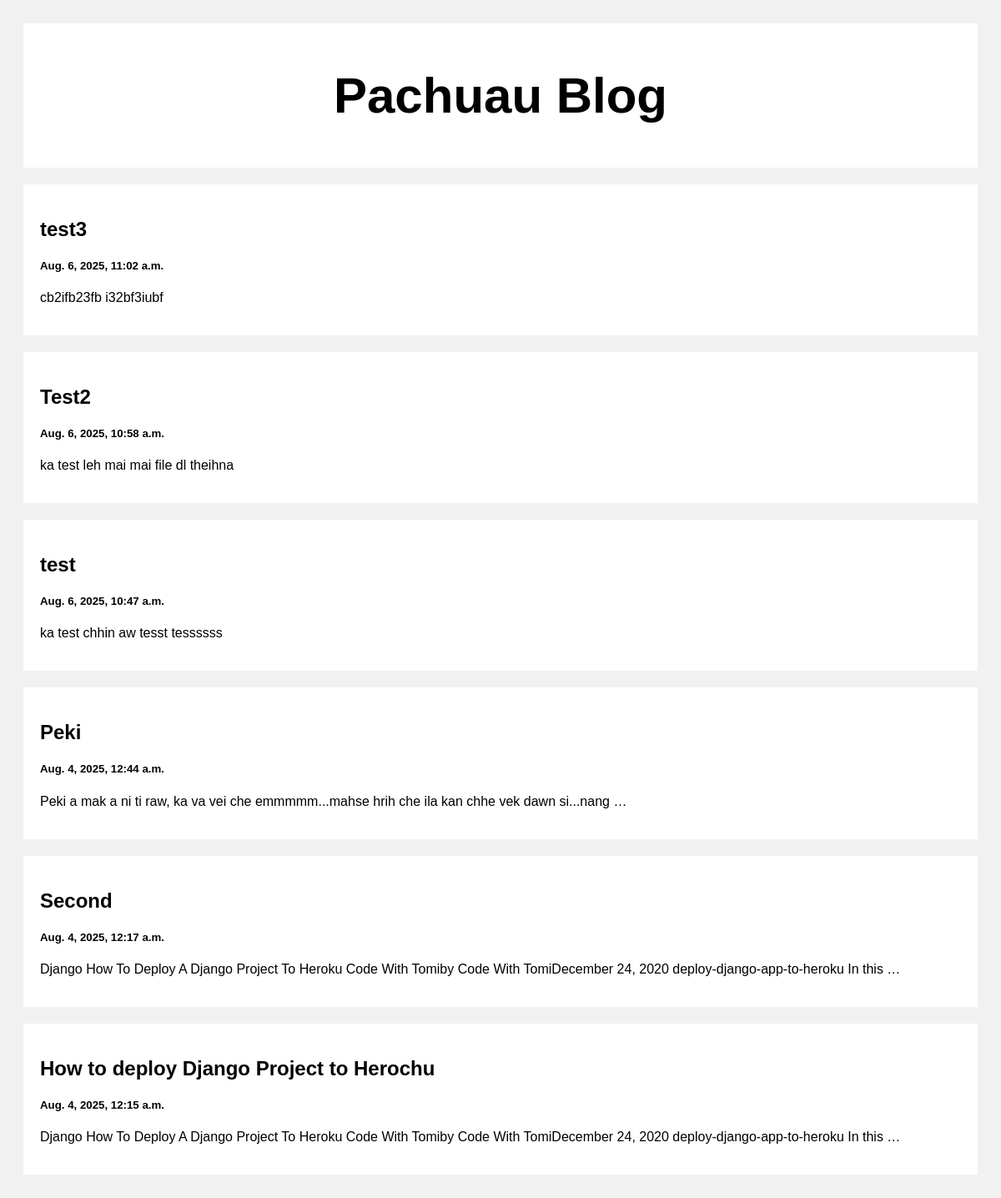
The page / on the database its author committed.
### blog/post/models.py (models this page shows)
class Post(models.Model):
    title = models.CharField(max_length=100)
    body = models.CharField(100000000)
    image = models.ImageField(upload_to='image/',null=True,blank=True)
    created_at = models.DateTimeField(default=datetime.now, blank=True)
    file = models.FileField(upload_to='file/',null=True,blank=True)

### blog/post/views.py (the view)
# urls.py: path('',views.index,name='index'),
def index(request):
    posts = Post.objects.all()
    return render(request,'index.html',{'posts':posts})

### blog/templates/index.html (shortened to what this page needs)
<!DOCTYPE html>
<html>
<head>
</head>
<body>
<div class="header">
  <h2>Pachuau Blog</h2>
</div>
<div class="row">
  <div class="leftcolumn">
    {% for post in posts reversed %}
    <div class="card">
        <a style="text-decoration: none; color:black;" href="/post/{{post.id}}">
        <h2>{{post.title}}</h2>
        <h5>{{post.created_at}}</h5>
        <p>{{post.body |truncatewords:20}}</p>
      </a>
  </div>
    {% endfor %}
  </div>
</div>
</body>
</html>

### blog/templates/index.html (style rules this page uses)
* { box-sizing: border-box; }
body { font-family: Arial; padding: 20px; background: #f1f1f1; }
.header { padding: 2px; font-size: 40px; text-align: center; background: white; }
.leftcolumn { float: left; width: 100%; }
.card { background-color: white; padding: 20px; margin-top: 20px; }
.row:after { content: ""; display: table; clear: both; }

### rows shown on the page
Post: title "test3", created_at "Aug. 6, 2025, 11:02 a.m.", body "cb2ifb23fb i32bf3iubf"
Post: title "Test2", created_at "Aug. 6, 2025, 10:58 a.m.", body "ka test leh mai mai file dl theihna"
Post: title "test", created_at "Aug. 6, 2025, 10:47 a.m.", body "ka test chhin aw tesst tessssss"
Post: title "Peki", created_at "Aug. 4, 2025, 12:44 a.m.", body "Peki a mak a ni ti raw, ka va vei che emmmmm...mahse hrih che ila kan chhe vek dawn si...nang …"
Post: title "Second", created_at "Aug. 4, 2025, 12:17 a.m.", body "Django How To Deploy A Django Project To Heroku Code With Tomiby Code With TomiDecember 24, 2020 deploy-django-app-to-heroku In this …"
Post: title "How to deploy Django Project to Herochu", created_at "Aug. 4, 2025, 12:15 a.m.", body "Django How To Deploy A Django Project To Heroku Code With Tomiby Code With TomiDecember 24, 2020 deploy-django-app-to-heroku In this …"
